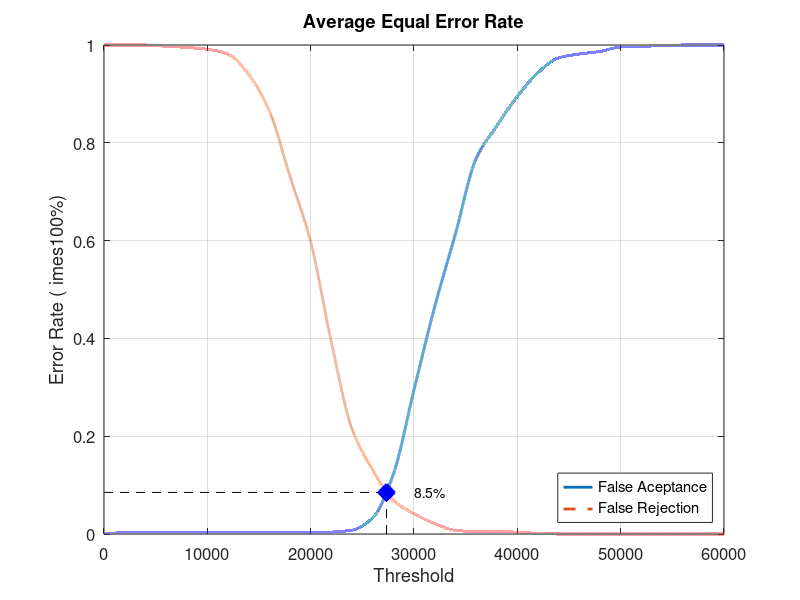
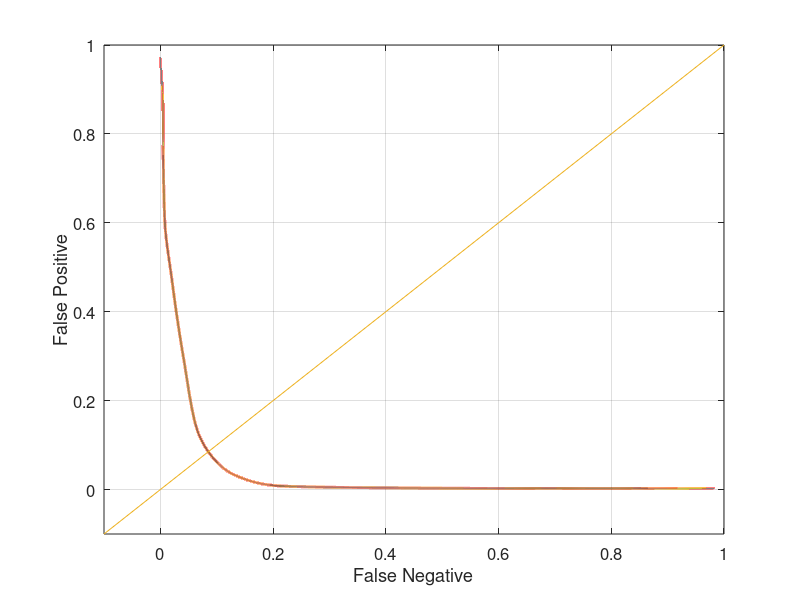

Source code (MATLAB) for these figures, in order:
close all;
clear;
clc;
x = 0:2000:60000;
xq = 0:0.5:60000;

y0 = [0 0.00263158 0.00263158 0.00263158 0.00263158 0.00263158 0.00263158 0.00263158 0.00263158 0.00263158 0.00263158 0.00394737 0.00789474 0.0328947 0.122368 0.294737 0.464474 0.613158 0.767105 0.834211 0.894737 0.943421 0.973684 0.981579 0.986842 0.996053 0.997368 0.998684 1 1 1]
yy0 = interp1(x, y0, xq, 'pchip');
y1 = [1 1 1 0.9975 0.995 0.99125 0.98125 0.94 0.865 0.73125 0.5975 0.3925 0.215 0.13125 0.06875 0.04125 0.02125 0.0075 0.005 0.005 0.00375 0.00125 0 0 0 0 0 0 0 0 0]
yy1 = interp1(x, y1, xq, 'pchip');

% Calculating EER: 
y2 = abs(y0 - y1);
find(y2 == min(y2))
yy2 = abs(yy0 - yy1);
xEER = find(yy2 == min(yy2));
xEERIndex = xq(xEER) % X-axis EER
yEER = yy0(xEER) % Y-axis EER

main = figure
plot(xq, yy0,'-','LineWidth', 2);	hold on
plot(xq, yy1,'--','LineWidth', 2);	hold on
plot([xEERIndex xEERIndex], [0 yEER], 'k--');	hold on
plot([0 xEERIndex], [yEER yEER], 'k--');	hold on
plot(xEERIndex, yEER, 'bx', 'LineWidth', 10);	hold on
text(xEERIndex + 10 * xEERIndex / 100, yEER, [num2str(round((10000 * yEER)) / 100) '%'])
legend('False Aceptance', 'False Rejection', 'Location', 'SouthEast')
xlabel('Threshold')
ylabel('Error Rate (	imes100%)')
title('Average Equal Error Rate')
set(gca, 'FontSize', 12)
axis([0 60000 0 1])
grid on

print(main, 'Experiment3AverageMain', '-dpng');
FNRxFPR = figure('Color', [1 1 1]);
plot(yy1, yy0, '-', yy1, yy0, 'LineWidth', 2);
hold on
y = -0.1:0.1:1
plot(y, y); 
set(gca, 'FontSize', 12)
xlabel('False Negative')
ylabel('False Positive')
axis([-0.1 1 -0.1 1])
set(gca, 'FontSize', 12)
grid on

print(FNRxFPR, 'Experiment3AverageFNRxFPR','-dpng');
